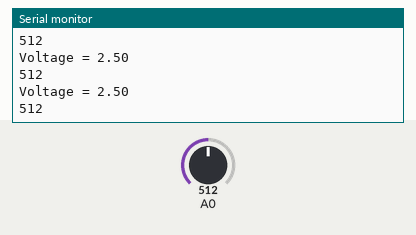
This sketch was run on a simulated Arduino Uno, built with avr-gcc and run on an emulated ATmega328P. On the bench: the last lines printed to the serial monitor. The test bench sets the inputs (shaded band); at power-on: A0 = 512.

Above: at 1.2 s.
1.3 s: A0 set to 716
At 1.39 s:
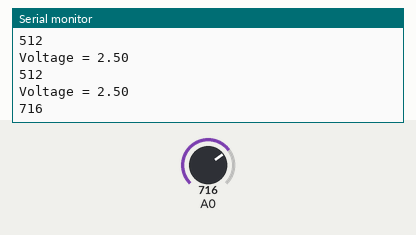
2.8 s: A0 set to 900
At 2.8 s:
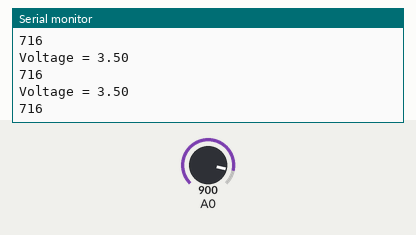
Timing chart, 0 to 5.8 s (numbered marks = the images above; inputs shaded):
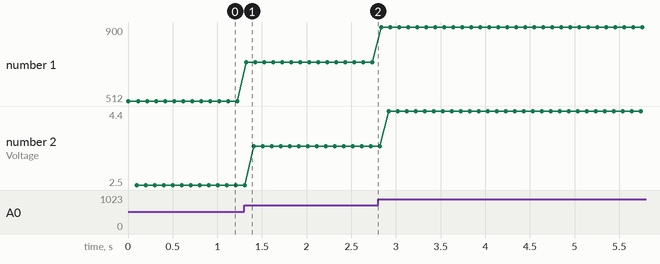

Measured:
- after the input at 1.3 s, the serial monitor: prints a new line at once (image 1)
- plotted number 1: 512 → 716 after the input at 1.3 s, 716 → 900 after the input at 2.8 s
- plotted number 2: 2.5 → 3.5 after the input at 1.3 s, 3.5 → 4.4 after the input at 2.8 s

The sketch:

AnalogReadSerial.ino
```cpp
void setup() {
  Serial.begin(9600);

}

void loop() {
  int sensorValue = analogRead(A0);
  Serial.println(sensorValue);
  delay(100);
  float V = 5.0*sensorValue/1023.0;
  Serial.print("Voltage = ");
  Serial.println(V);
}
```
